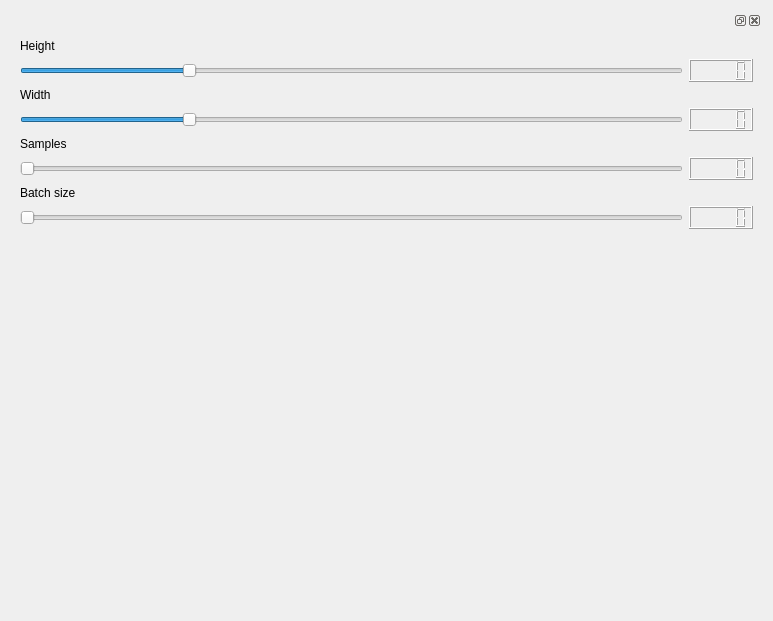
<?xml version="1.0" encoding="UTF-8"?>
<ui version="4.0">
 <class>size_count</class>
 <widget class="QWidget" name="size_count">
  <property name="geometry">
   <rect>
    <x>0</x>
    <y>0</y>
    <width>773</width>
    <height>621</height>
   </rect>
  </property>
  <property name="windowTitle">
   <string>Form</string>
  </property>
  <layout class="QHBoxLayout" name="horizontalLayout">
   <item>
    <widget class="QDockWidget" name="dockWidget">
     <widget class="QWidget" name="dockWidgetContents_2">
      <layout class="QVBoxLayout" name="verticalLayout">
       <item>
        <layout class="QGridLayout" name="gridLayout">
         <item row="5" column="1">
          <widget class="QLCDNumber" name="samplesNumber"/>
         </item>
         <item row="2" column="0">
          <widget class="QLabel" name="label_3">
           <property name="text">
            <string>Width</string>
           </property>
          </widget>
         </item>
         <item row="4" column="0">
          <widget class="QLabel" name="label_2">
           <property name="text">
            <string>Samples</string>
           </property>
          </widget>
         </item>
         <item row="7" column="1">
          <widget class="QLCDNumber" name="batchSizeNumber"/>
         </item>
         <item row="1" column="0">
          <widget class="QSlider" name="heightSlider">
           <property name="maximum">
            <number>2048</number>
           </property>
           <property name="singleStep">
            <number>64</number>
           </property>
           <property name="pageStep">
            <number>64</number>
           </property>
           <property name="value">
            <number>512</number>
           </property>
           <property name="orientation">
            <enum>Qt::Horizontal</enum>
           </property>
          </widget>
         </item>
         <item row="8" column="0">
          <spacer name="verticalSpacer">
           <property name="orientation">
            <enum>Qt::Vertical</enum>
           </property>
           <property name="sizeHint" stdset="0">
            <size>
             <width>20</width>
             <height>40</height>
            </size>
           </property>
          </spacer>
         </item>
         <item row="3" column="0">
          <widget class="QSlider" name="widthSlider">
           <property name="maximum">
            <number>2048</number>
           </property>
           <property name="singleStep">
            <number>64</number>
           </property>
           <property name="pageStep">
            <number>64</number>
           </property>
           <property name="value">
            <number>512</number>
           </property>
           <property name="orientation">
            <enum>Qt::Horizontal</enum>
           </property>
          </widget>
         </item>
         <item row="6" column="0">
          <widget class="QLabel" name="label">
           <property name="text">
            <string>Batch size</string>
           </property>
          </widget>
         </item>
         <item row="5" column="0">
          <widget class="QSlider" name="samplesSlider">
           <property name="maximum">
            <number>2000</number>
           </property>
           <property name="orientation">
            <enum>Qt::Horizontal</enum>
           </property>
          </widget>
         </item>
         <item row="1" column="1">
          <widget class="QLCDNumber" name="heightNumber"/>
         </item>
         <item row="0" column="0">
          <widget class="QLabel" name="label_4">
           <property name="text">
            <string>Height</string>
           </property>
          </widget>
         </item>
         <item row="3" column="1">
          <widget class="QLCDNumber" name="widthNumber"/>
         </item>
         <item row="7" column="0">
          <widget class="QSlider" name="batchSizeSlider">
           <property name="maximum">
            <number>200</number>
           </property>
           <property name="orientation">
            <enum>Qt::Horizontal</enum>
           </property>
          </widget>
         </item>
        </layout>
       </item>
      </layout>
     </widget>
    </widget>
   </item>
  </layout>
 </widget>
 <resources/>
 <connections/>
</ui>
